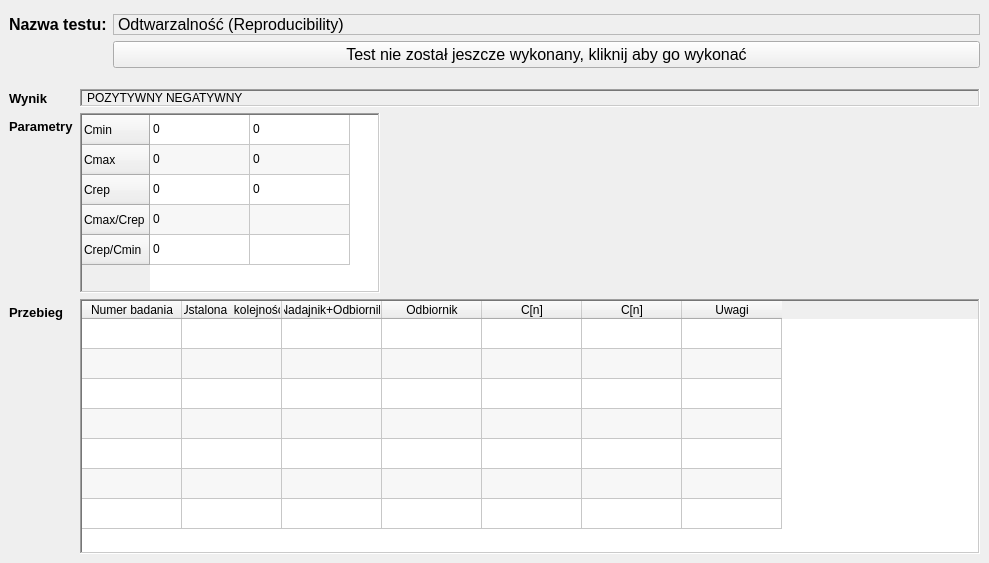
        <widget class="QWidget" name="pOdtwarzalnosc">
         <property name="styleSheet">
          <string notr="true"/>
         </property>
         <layout class="QVBoxLayout" name="verticalLayout_5">
          <property name="spacing">
           <number>0</number>
          </property>
          <property name="sizeConstraint">
           <enum>QLayout::SetNoConstraint</enum>
          </property>
          <property name="leftMargin">
           <number>0</number>
          </property>
          <property name="topMargin">
           <number>0</number>
          </property>
          <property name="rightMargin">
           <number>0</number>
          </property>
          <property name="bottomMargin">
           <number>0</number>
          </property>
          <item>
           <widget class="QWidget" name="odtwarzalnoscWidget" native="true">
            <property name="minimumSize">
             <size>
              <width>0</width>
              <height>80</height>
             </size>
            </property>
            <property name="maximumSize">
             <size>
              <width>16777215</width>
              <height>70</height>
             </size>
            </property>
            <property name="font">
             <font>
              <family>Arial</family>
              <pointsize>12</pointsize>
             </font>
            </property>
            <layout class="QFormLayout" name="formLayout_3">
             <property name="labelAlignment">
              <set>Qt::AlignLeading|Qt::AlignLeft|Qt::AlignTop</set>
             </property>
             <item row="0" column="0">
              <widget class="QLabel" name="eOdtwarzalonoscnazwaTestu">
               <property name="font">
                <font>
                 <family>Arial</family>
                 <pointsize>12</pointsize>
                 <bold>true</bold>
                </font>
               </property>
               <property name="text">
                <string>Nazwa testu:</string>
               </property>
              </widget>
             </item>
             <item row="0" column="1">
              <widget class="QLabel" name="odtwarzalnoscNazwaTestu">
               <property name="frameShape">
                <enum>QFrame::StyledPanel</enum>
               </property>
               <property name="text">
                <string>Odtwarzalność (Reproducibility)</string>
               </property>
              </widget>
             </item>
             <item row="1" column="1">
              <widget class="QPushButton" name="pbOdtwarzalnosc">
               <property name="text">
                <string>Test nie został jeszcze wykonany, kliknij aby go wykonać</string>
               </property>
              </widget>
             </item>
            </layout>
           </widget>
          </item>
          <item>
           <widget class="QWidget" name="odtwarzalnoscWyniki" native="true">
            <layout class="QFormLayout" name="formLayout">
             <item row="0" column="0">
              <widget class="QLabel" name="etOdtwarzalnoscResult">
               <property name="font">
                <font>
                 <family>Arial</family>
                 <pointsize>10</pointsize>
                 <bold>true</bold>
                </font>
               </property>
               <property name="text">
                <string>Wynik</string>
               </property>
              </widget>
             </item>
             <item row="0" column="1">
              <widget class="QLabel" name="odtwarzalnoscResult">
               <property name="maximumSize">
                <size>
                 <width>16777215</width>
                 <height>25</height>
                </size>
               </property>
               <property name="frameShape">
                <enum>QFrame::WinPanel</enum>
               </property>
               <property name="frameShadow">
                <enum>QFrame::Sunken</enum>
               </property>
               <property name="text">
                <string>POZYTYWNY NEGATYWNY</string>
               </property>
               <property name="margin">
                <number>2</number>
               </property>
               <property name="indent">
                <number>5</number>
               </property>
              </widget>
             </item>
             <item row="1" column="0">
              <widget class="QLabel" name="etOdtwarzalnoscParametry">
               <property name="font">
                <font>
                 <family>Arial</family>
                 <pointsize>10</pointsize>
                 <bold>true</bold>
                </font>
               </property>
               <property name="text">
                <string>Parametry</string>
               </property>
              </widget>
             </item>
             <item row="1" column="1">
              <widget class="QTableWidget" name="odtwarzalnoscTableParams">
               <property name="sizePolicy">
                <sizepolicy hsizetype="Minimum" vsizetype="Minimum">
                 <horstretch>0</horstretch>
                 <verstretch>0</verstretch>
                </sizepolicy>
               </property>
               <property name="maximumSize">
                <size>
                 <width>300</width>
                 <height>180</height>
                </size>
               </property>
               <property name="frameShape">
                <enum>QFrame::WinPanel</enum>
               </property>
               <property name="verticalScrollBarPolicy">
                <enum>Qt::ScrollBarAsNeeded</enum>
               </property>
               <property name="horizontalScrollBarPolicy">
                <enum>Qt::ScrollBarAsNeeded</enum>
               </property>
               <property name="autoScroll">
                <bool>false</bool>
               </property>
               <property name="editTriggers">
                <set>QAbstractItemView::NoEditTriggers</set>
               </property>
               <property name="tabKeyNavigation">
                <bool>false</bool>
               </property>
               <property name="showDropIndicator" stdset="0">
                <bool>false</bool>
               </property>
               <property name="dragDropOverwriteMode">
                <bool>false</bool>
               </property>
               <property name="alternatingRowColors">
                <bool>true</bool>
               </property>
               <attribute name="horizontalHeaderVisible">
                <bool>false</bool>
               </attribute>
               <row>
                <property name="text">
                 <string>Cmin</string>
                </property>
               </row>
               <row>
                <property name="text">
                 <string>Cmax</string>
                </property>
               </row>
               <row>
                <property name="text">
                 <string>Crep</string>
                </property>
               </row>
               <row>
                <property name="text">
                 <string>Cmax/Crep</string>
                </property>
               </row>
               <row>
                <property name="text">
                 <string>Crep/Cmin</string>
                </property>
               </row>
               <column>
                <property name="text">
                 <string>Nazwa</string>
                </property>
               </column>
               <column>
                <property name="text">
                 <string>Wartość</string>
                </property>
               </column>
               <item row="0" column="0">
                <property name="text">
                 <string>0</string>
                </property>
               </item>
               <item row="0" column="1">
                <property name="text">
                 <string>0</string>
                </property>
               </item>
               <item row="1" column="0">
                <property name="text">
                 <string>0</string>
                </property>
               </item>
               <item row="1" column="1">
                <property name="text">
                 <string>0</string>
                </property>
               </item>
               <item row="2" column="0">
                <property name="text">
                 <string>0</string>
                </property>
               </item>
               <item row="2" column="1">
                <property name="text">
                 <string>0</string>
                </property>
               </item>
               <item row="3" column="0">
                <property name="text">
                 <string>0</string>
                </property>
               </item>
               <item row="3" column="1">
                <property name="text">
                 <string/>
                </property>
               </item>
               <item row="4" column="0">
                <property name="text">
                 <string>0</string>
                </property>
               </item>
               <item row="4" column="1">
                <property name="text">
                 <string/>
                </property>
               </item>
              </widget>
             </item>
             <item row="2" column="0">
              <widget class="QLabel" name="etOdtwarzalnoscPrzebieg">
               <property name="font">
                <font>
                 <family>Arial</family>
                 <pointsize>10</pointsize>
                 <bold>true</bold>
                </font>
               </property>
               <property name="text">
                <string>Przebieg</string>
               </property>
              </widget>
             </item>
             <item row="2" column="1">
              <widget class="QTableWidget" name="odtwarzalnoscTablePrzebieg">
               <property name="enabled">
                <bool>true</bool>
               </property>
               <property name="minimumSize">
                <size>
                 <width>900</width>
                 <height>255</height>
                </size>
               </property>
               <property name="maximumSize">
                <size>
                 <width>1500</width>
                 <height>240</height>
                </size>
               </property>
               <property name="frameShape">
                <enum>QFrame::WinPanel</enum>
               </property>
               <property name="sizeAdjustPolicy">
                <enum>QAbstractScrollArea::AdjustToContents</enum>
               </property>
               <property name="autoScroll">
                <bool>false</bool>
               </property>
               <property name="editTriggers">
                <set>QAbstractItemView::NoEditTriggers</set>
               </property>
               <property name="tabKeyNavigation">
                <bool>false</bool>
               </property>
               <property name="showDropIndicator" stdset="0">
                <bool>false</bool>
               </property>
               <property name="dragDropOverwriteMode">
                <bool>false</bool>
               </property>
               <property name="alternatingRowColors">
                <bool>true</bool>
               </property>
               <property name="selectionMode">
                <enum>QAbstractItemView::NoSelection</enum>
               </property>
               <property name="wordWrap">
                <bool>false</bool>
               </property>
               <property name="cornerButtonEnabled">
                <bool>false</bool>
               </property>
               <attribute name="horizontalHeaderCascadingSectionResizes">
                <bool>true</bool>
               </attribute>
               <attribute name="horizontalHeaderMinimumSectionSize">
                <number>50</number>
               </attribute>
               <attribute name="horizontalHeaderStretchLastSection">
                <bool>false</bool>
               </attribute>
               <attribute name="verticalHeaderVisible">
                <bool>false</bool>
               </attribute>
               <attribute name="verticalHeaderCascadingSectionResizes">
                <bool>true</bool>
               </attribute>
               <attribute name="verticalHeaderShowSortIndicator" stdset="0">
                <bool>false</bool>
               </attribute>
               <attribute name="verticalHeaderStretchLastSection">
                <bool>false</bool>
               </attribute>
               <row>
                <property name="text">
                 <string>1</string>
                </property>
               </row>
               <row>
                <property name="text">
                 <string>2</string>
                </property>
               </row>
               <row>
                <property name="text">
                 <string>3</string>
                </property>
               </row>
               <row>
                <property name="text">
                 <string>4</string>
                </property>
               </row>
               <row>
                <property name="text">
                 <string>5</string>
                </property>
               </row>
               <row>
                <property name="text">
                 <string>6</string>
                </property>
               </row>
               <row>
                <property name="text">
                 <string>7</string>
                </property>
               </row>
               <column>
                <property name="text">
                 <string>Numer badania</string>
                </property>
               </column>
               <column>
                <property name="text">
                 <string>Ustalona  kolejność</string>
                </property>
               </column>
               <column>
                <property name="text">
                 <string>Nadajnik+Odbiornik</string>
                </property>
               </column>
               <column>
                <property name="text">
                 <string>Odbiornik</string>
                </property>
               </column>
               <column>
                <property name="text">
                 <string>C[n]</string>
                </property>
               </column>
               <column>
                <property name="text">
                 <string>C[n]</string>
                </property>
               </column>
               <column>
                <property name="text">
                 <string>Uwagi</string>
                </property>
               </column>
              </widget>
             </item>
            </layout>
           </widget>
          </item>
         </layout>
        </widget>
